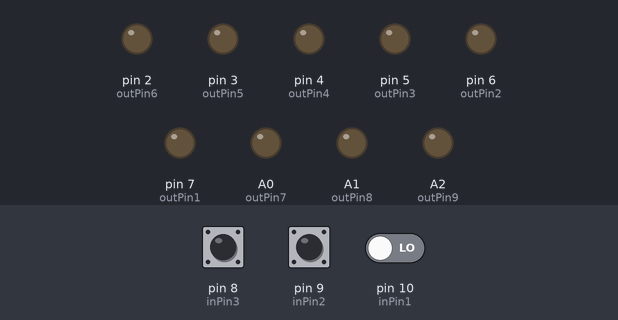
Recording of a sketch running on a simulated Arduino Uno, built with avr-gcc and run on an emulated ATmega328P. Parts: output pins drawn as LEDs (lit = HIGH). The inputs (shaded band) are chosen by the test bench; at power-on: pin 8 (inPin3) LOW, pin 9 (inPin2) LOW, pin 10 (inPin1) LOW.

Above: at 1.2 s.
1.3 s: pin 8 (inPin3) driven HIGH
At 2.0 s:
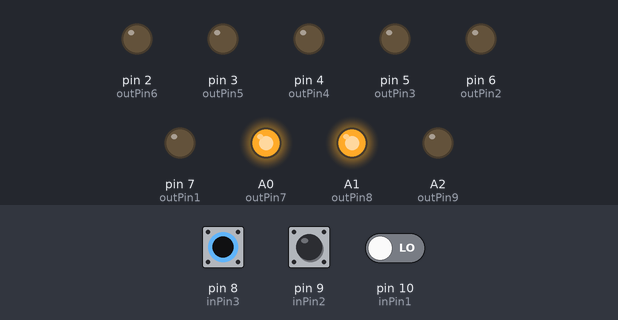
2.8 s: pin 9 (inPin2) driven HIGH
At 3.2 s:
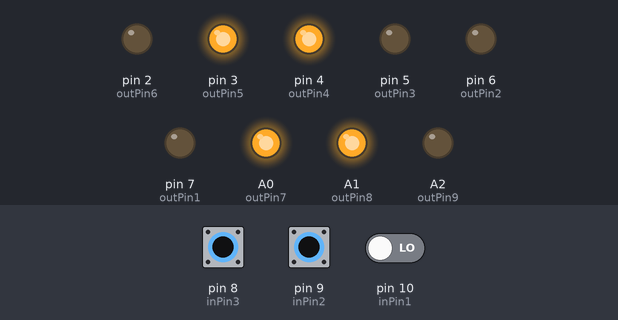
5.8 s: pin 10 (inPin1) driven HIGH
At 6.8 s:
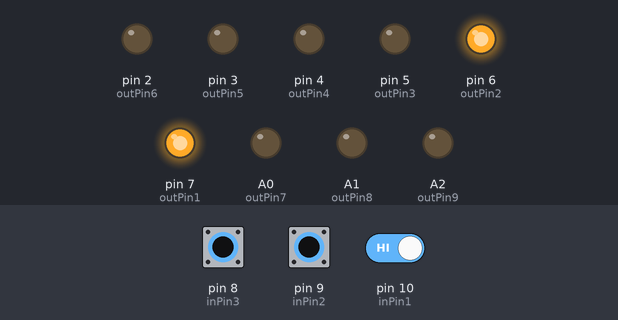
7.3 s: pin 8 (inPin3) pulsed LOW 2 times (0.12 s each, 0.3 s apart)
At 9.2 s:
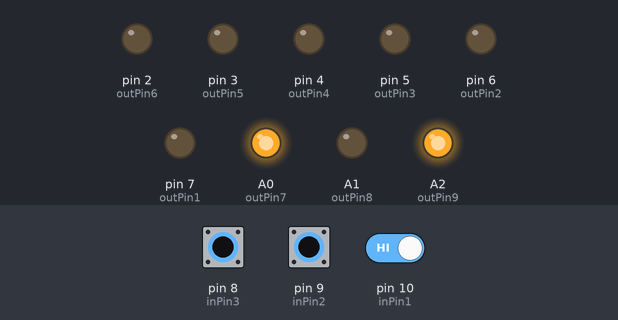
10.9 s: pin 9 (inPin2) pulsed LOW 5 times (0.12 s each, 0.3 s apart)
At 13.2 s:
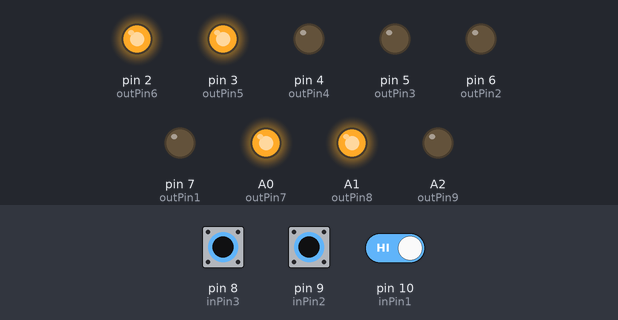
Timing chart, 0 to 25.8 s (numbered marks = the images above; inputs shaded):
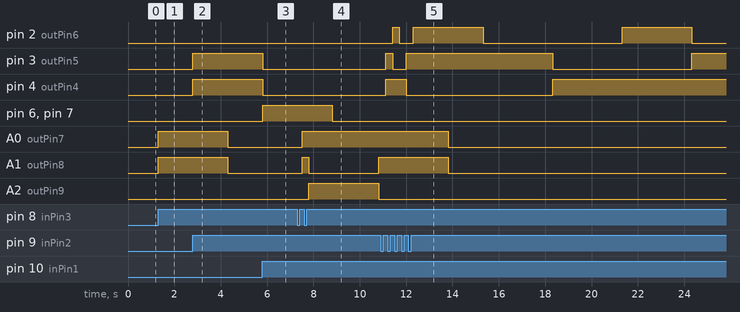

Measured:
- after the input at 1.3 s, A0 (outPin7), A1 (outPin8): LOW → HIGH at once
- after the input at 2.8 s, pin 3 (outPin5), pin 4 (outPin4): LOW → HIGH at once
- after the input at 5.8 s, pin 6 (outPin2), pin 7 (outPin1): LOW → HIGH at once
- after the input at 7.3 s, A0 (outPin7): LOW → HIGH after 0.21 s; A1 (outPin8): LOW → HIGH after 0.21 s, → LOW 0.30 s later, → HIGH 3.0 s later; A2 (outPin9): LOW → HIGH after 0.51 s, → LOW 3.0 s later
- after the input at 10.9 s, pin 2 (outPin6): goes HIGH 0.30 s, LOW 0.60 s, HIGH 3.0 s, LOW 6.0 s, HIGH 3.0 s, then LOW, starting after 0.51 s; pin 3 (outPin5): goes HIGH 0.30 s, LOW 0.60 s, HIGH 6.3 s, LOW 6.0 s, then HIGH, starting after 0.21 s; pin 4 (outPin4): LOW → HIGH after 0.21 s, → LOW 0.90 s later, → HIGH 6.3 s later

The sketch:

shooting_stars__1_.ino
```cpp
const int inPin1= 10;
const int inPin2= 9;
const int inPin3= 8;

//LED1
const int outPin1= 7;
const int outPin2= 6;
const int outPin3= 5;

//LED2
const int outPin4= 4;
const int outPin5= 3;
const int outPin6= 2;

//LED3
const int outPin7= A0;
const int outPin8= A1;
const int outPin9= A2;

int currentState1 = LOW;
int previousState1 = LOW;
int outState1 = LOW;

int currentState2 = LOW;
int previousState2 = LOW;
int outState2 = LOW;

int currentState3 = LOW;
int previousState3 = LOW;
int outState3 = LOW;

int out1=0;
int out2=0;
int out3=0;

int timer1=0;
int timer2=0;
int timer3=0;

void setup()
{
  pinMode(inPin1, INPUT);
  pinMode(inPin2, INPUT);
  pinMode(inPin3, INPUT);

  pinMode(outPin1, OUTPUT);
  pinMode(outPin2, OUTPUT);
  pinMode(outPin3, OUTPUT);
  pinMode(outPin4, OUTPUT);
  pinMode(outPin5, OUTPUT);
  pinMode(outPin6, OUTPUT);
  pinMode(outPin7, OUTPUT);
  pinMode(outPin8, OUTPUT);
  pinMode(outPin9, OUTPUT);

  Serial.begin(9600);
}

void loop()
{
  currentState1 = digitalRead(inPin1);
//  Serial.print(currentState1);
//  Serial.print(out1);
  if ((currentState1 == HIGH) && (previousState1 == LOW))
  {timer1 =0;
   if (out1 == 5){out1 = 0;}
   else if (out1 == 4){out1 = 5;}
   else if (out1 == 3){out1 =4 ;}
   else if (out1 == 2){out1 = 3;}
   else if (out1 ==1){out1 = 2;}
   else if (out1 ==0){out1 = 1;}}

  currentState2 = digitalRead(inPin2);
//  Serial.print(currentState2);
//  Serial.print(out2);
  if ((currentState2 == HIGH) && (previousState2 == LOW))
  { timer2 =0;
    if (out2 == 5){out2 = 0;}
    else if (out2 == 4){out2 = 5;}
    else if (out2 == 3){out2 = 4;}
    else if (out2 == 2){out2 = 3;}
    else if (out2 == 1){out2 = 2;}
    else if (out2 == 0){out2 = 1;}}

  currentState3 = digitalRead(inPin3);
//  Serial.println(currentState3);
//  Serial.println(out3);
  if ((currentState3 == HIGH) && (previousState3 == LOW))
  {timer3 =0;
    if (out3 == 5){out3 = 0;}
   else if (out3 == 4){out3 = 5;}
   else if (out3 == 3){out3 = 4;}
   else if (out3 == 2){out3 = 3;}
   else if (out3 == 1){out3 = 2;}
   else if (out3 == 0){out3 = 1;}}

    if (out1 ==0){digitalWrite(outPin1, LOW);
                  digitalWrite(outPin2, LOW);
                  digitalWrite(outPin3, LOW);}
    else if (out1 ==1){digitalWrite(outPin1, HIGH);
                       digitalWrite(outPin2, HIGH);
                       digitalWrite(outPin3, LOW);}
    else if (out1 ==2){digitalWrite(outPin1, HIGH);
                       digitalWrite(outPin2, LOW);
                       digitalWrite(outPin3, HIGH);}
    else if (out1 ==3){digitalWrite(outPin1, HIGH);
                       digitalWrite(outPin2, LOW);
                       digitalWrite(outPin3, LOW);}
    else if (out1 ==4){digitalWrite(outPin1, LOW);
                       digitalWrite(outPin2, HIGH);
                       digitalWrite(outPin3, LOW);}
    else if (out1 ==5){digitalWrite(outPin1, LOW);
                       digitalWrite(outPin2, HIGH);
                       digitalWrite(outPin3, HIGH);}

    if (out2 ==0){digitalWrite(outPin4, LOW);
                  digitalWrite(outPin5, LOW);
                  digitalWrite(outPin6, LOW);}
    else if (out2 ==1){digitalWrite(outPin4, HIGH);
                       digitalWrite(outPin5, HIGH);
                       digitalWrite(outPin6, LOW);}
    else if (out2 ==2){digitalWrite(outPin4, HIGH);
                       digitalWrite(outPin5, LOW);
                       digitalWrite(outPin6, HIGH);}
    else if (out2 ==3){digitalWrite(outPin4, HIGH);
                       digitalWrite(outPin5, LOW);
                       digitalWrite(outPin6, LOW);}
    else if (out2 ==4){digitalWrite(outPin4, LOW);
                       digitalWrite(outPin5, HIGH);
                       digitalWrite(outPin6, LOW);}
    else if (out2 ==5){digitalWrite(outPin4, LOW);
                       digitalWrite(outPin5, HIGH);
                       digitalWrite(outPin6, HIGH);}

    if (out3 ==0){digitalWrite(outPin7, LOW);
                  digitalWrite(outPin8, LOW);
                  digitalWrite(outPin9, LOW);}
    else if (out3 ==1){digitalWrite(outPin7, HIGH);
                       digitalWrite(outPin8, HIGH);
                       digitalWrite(outPin9, LOW);}
    else if (out3 ==2){digitalWrite(outPin7, HIGH);
                       digitalWrite(outPin8, LOW);
                       digitalWrite(outPin9, HIGH);}
    else if (out3 ==3){digitalWrite(outPin7, HIGH);
                       digitalWrite(outPin8, LOW);
                       digitalWrite(outPin9, LOW);}
    else if (out3 ==4){digitalWrite(outPin7, LOW);
                       digitalWrite(outPin8, HIGH);
                       digitalWrite(outPin9, LOW);}
    else if (out3 ==5){digitalWrite(outPin7, LOW);
                       digitalWrite(outPin8, HIGH);
                       digitalWrite(outPin9, HIGH);}

    previousState1 = currentState1;
    previousState2 = currentState2;
    previousState3 = currentState3;

//    Serial.print(timer1);
//    Serial.print(", ");
//    Serial.println(out1);

    timer1 ++;
    if (timer1*100%3000 == 0 && out1>0){out1 --;}
    timer2 ++;
    if (timer2*100%3000 == 0 && out2>0){out2 --;}
    timer3 ++;
    if (timer3*100%3000 == 0 && out3>0){out3 --;}

    delay(100);

}
```
